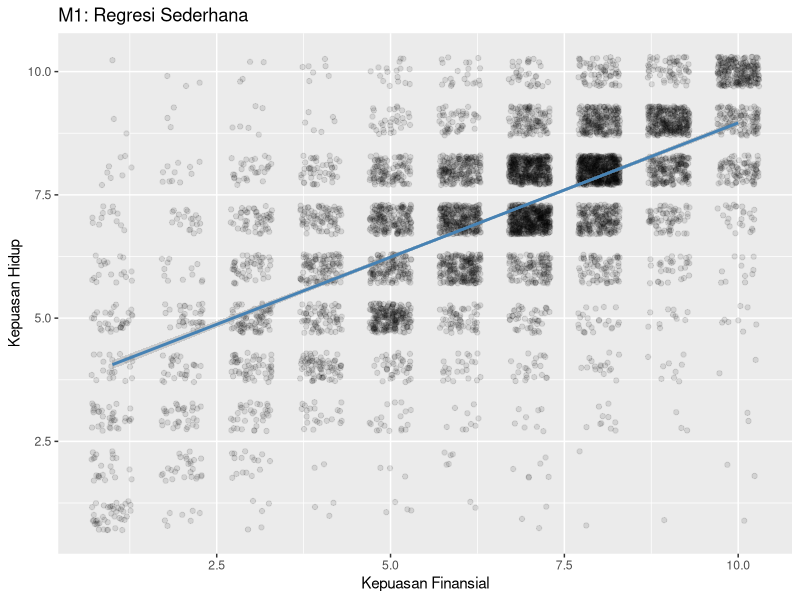
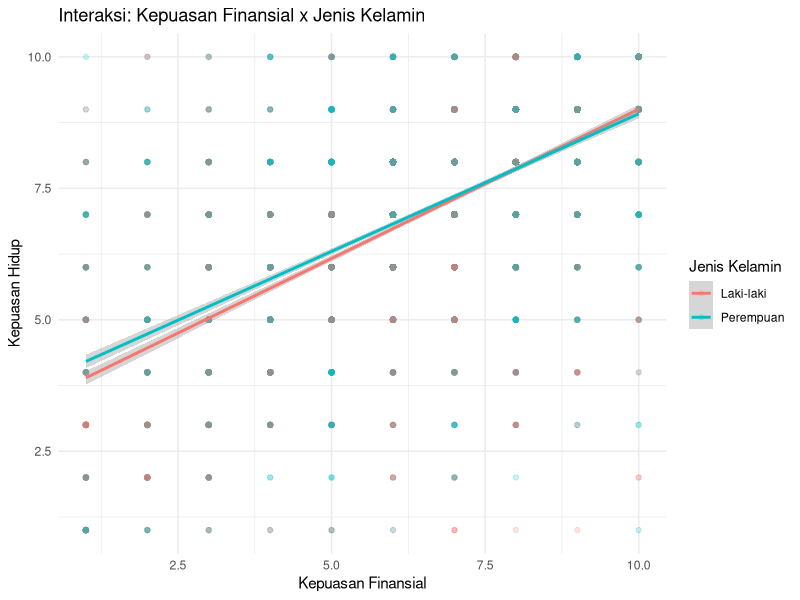
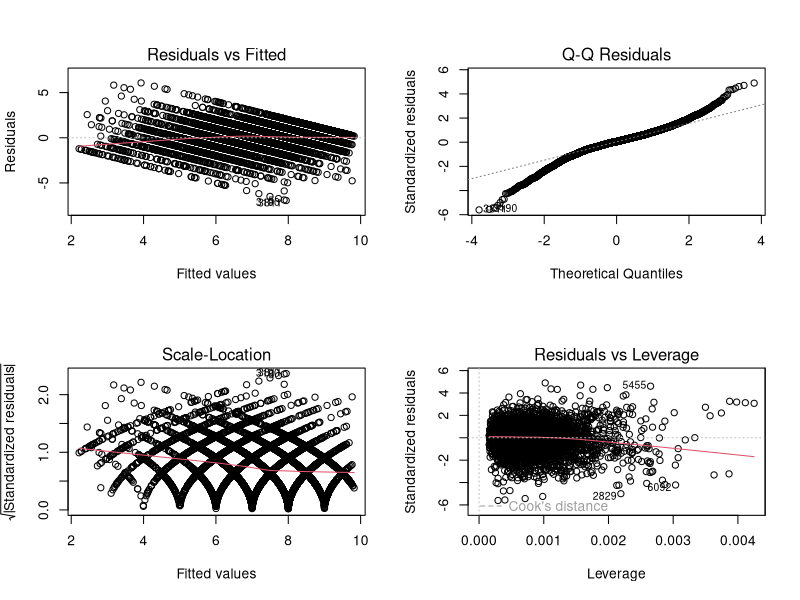

Reproduce these figures in R, in order.
## ---- chunk 1
library(tidyverse)
library(readxl)
library(broom)
library(car)
library(lmtest)
library(sandwich)
library(knitr)

set.seed(2026)
## ---- chunk 2
wvs <- read_excel("data/regresi/wvs1.xlsx")
glimpse(wvs)
## ---- chunk 3
dat <- wvs |>
  select(kepuasan_hidup, kebebasan_memilih, kepuasan_finansial, usia,
         religiusitas, jenis_kelamin, negara) |>
  drop_na()

nrow(dat)
## ---- chunk 4
cor(dat$kepuasan_finansial, dat$kepuasan_hidup)
## ---- chunk 5
cor.test(dat$kepuasan_finansial, dat$kepuasan_hidup)
## ---- chunk 6
m1 <- lm(kepuasan_hidup ~ kepuasan_finansial, data = dat)
tidy(m1, conf.int = TRUE)
## ---- chunk 7
summary(m1)
## ---- chunk 8
glance(m1) |> select(r.squared, adj.r.squared, AIC)
## ---- chunk 9
ggplot(dat, aes(x = kepuasan_finansial, y = kepuasan_hidup)) +
  geom_jitter(alpha = 0.1, width = 0.3, height = 0.3) +
  geom_smooth(method = "lm", color = "steelblue") +
  labs(title = "M1: Regresi Sederhana",
       x = "Kepuasan Finansial", y = "Kepuasan Hidup")
## ---- chunk 10
m2 <- lm(kepuasan_hidup ~ kepuasan_finansial + kebebasan_memilih,
         data = dat)
tidy(m2, conf.int = TRUE)
## ---- chunk 11
summary(m2)
## ---- chunk 12
m3 <- lm(kepuasan_hidup ~ kepuasan_finansial + kebebasan_memilih +
           religiusitas + usia, data = dat)
tidy(m3, conf.int = TRUE)
## ---- chunk 13
summary(m3)
## ---- chunk 14
dat <- dat |>
  mutate(
    jenis_kelamin = factor(jenis_kelamin),
    negara = factor(negara)
  )

levels(dat$jenis_kelamin)
levels(dat$negara)
## ---- chunk 15
m4 <- lm(kepuasan_hidup ~ kepuasan_finansial + kebebasan_memilih +
           religiusitas + usia + jenis_kelamin, data = dat)
tidy(m4, conf.int = TRUE)
## ---- chunk 16
summary(m4)
## ---- chunk 17
m5 <- lm(kepuasan_hidup ~ kepuasan_finansial + kebebasan_memilih +
           religiusitas + usia + jenis_kelamin + negara, data = dat)
tidy(m5, conf.int = TRUE) |> kable(digits = 3)
## ---- chunk 18
dat <- dat |>
  mutate(negara = relevel(negara, ref = "Singapura"))

m5b <- lm(kepuasan_hidup ~ kepuasan_finansial + kebebasan_memilih +
            religiusitas + usia + jenis_kelamin + negara, data = dat)
tidy(m5b, conf.int = TRUE) |> kable(digits = 3)
## ---- chunk 19
m6 <- lm(kepuasan_hidup ~ kepuasan_finansial * jenis_kelamin +
           kebebasan_memilih + religiusitas + usia, data = dat)
tidy(m6, conf.int = TRUE) |> kable(digits = 3)
## ---- chunk 20
ggplot(dat, aes(x = kepuasan_finansial, y = kepuasan_hidup,
                color = jenis_kelamin)) +
  geom_point(alpha = 0.2) +
  geom_smooth(method = "lm") +
  labs(title = "Interaksi: Kepuasan Finansial x Jenis Kelamin",
       x = "Kepuasan Finansial", y = "Kepuasan Hidup",
       color = "Jenis Kelamin") +
  theme_minimal()
## ---- chunk 21
anova(m1, m2, m3)
## ---- chunk 22
r2_adj <- c(glance(m1)$adj.r.squared, glance(m2)$adj.r.squared,
            glance(m3)$adj.r.squared, glance(m4)$adj.r.squared,
            glance(m5)$adj.r.squared, glance(m6)$adj.r.squared)

cohens_f2 <- c(NA, diff(r2_adj) / (1 - r2_adj[-1]))

tibble(
  Model = paste0("m", 1:6),
  Formula = c("finansial", "+ kebebasan", "+ religiusitas + usia",
              "+ jenis_kelamin", "+ negara", "finansial * jk + lainnya"),
  R2_adj = r2_adj,
  AIC = c(AIC(m1), AIC(m2), AIC(m3), AIC(m4), AIC(m5), AIC(m6)),
  Cohens_f2 = cohens_f2
) |> kable(digits = 3)
## ---- chunk 23
par(mfrow = c(2, 2))
plot(m3)
## ---- chunk 24
# Uji Normalitas Residual (Kolmogorov-Smirnov)
ks.test(m3$residuals, "pnorm", mean = 0, sd = sd(m3$residuals))

# Uji Autokorelasi (Durbin-Watson)
dwtest(m3)
# Uji Autokorelasi (Durbin-Watson)
dwtest(m3)
## ---- chunk 25
bptest(m3)
## ---- chunk 26
# Uji Normalitas Residual (Kolmogorov-Smirnov)
ks_result <- ks.test(m3$residuals, "pnorm", mean = 0, sd = sd(m3$residuals))
ks_result
## ---- chunk 27
# Uji Autokorelasi (Durbin-Watson)
dwtest(m3)
## ---- chunk 28
coeftest(m3, vcov = vcovHC(m3, type = "HC3"))
## ---- chunk 29
dat_scaled <- dat |>
  mutate(across(where(is.numeric), scale))

m3_std <- lm(kepuasan_hidup ~ kepuasan_finansial + kebebasan_memilih +
               religiusitas + usia, data = dat_scaled)
tidy(m3_std, conf.int = TRUE) |> kable(digits = 3)
## ---- chunk 30
#| code-fold: true
#| code-summary: Jawaban
m_latihan <- lm(kepuasan_hidup ~ kebebasan_memilih, data = dat)
tidy(m_latihan, conf.int = TRUE)
glance(m_latihan) |> select(r.squared, adj.r.squared)
## ---- chunk 31
#| code-fold: true
#| code-summary: Jawaban
m_latihan2 <- lm(kepuasan_hidup ~ kepuasan_finansial + kebebasan_memilih +
                   religiusitas + usia, data = dat)
tidy(m_latihan2, conf.int = TRUE)
vif(m_latihan2)
## ---- chunk 32
#| code-fold: true
#| code-summary: Jawaban
wvs2 <- read_excel("data/regresi/wvs2.xlsx")
wvs_all <- bind_rows(wvs, wvs2) |>
  select(kepuasan_hidup, kepuasan_finansial, religiusitas,
         kebebasan_memilih, usia, jenis_kelamin, negara) |>
  drop_na()

m_final <- lm(kepuasan_hidup ~ kepuasan_finansial + kebebasan_memilih +
                religiusitas + usia + jenis_kelamin + negara, data = wvs_all)
tidy(m_final, conf.int = TRUE)
glance(m_final) |> select(r.squared, adj.r.squared, AIC)
